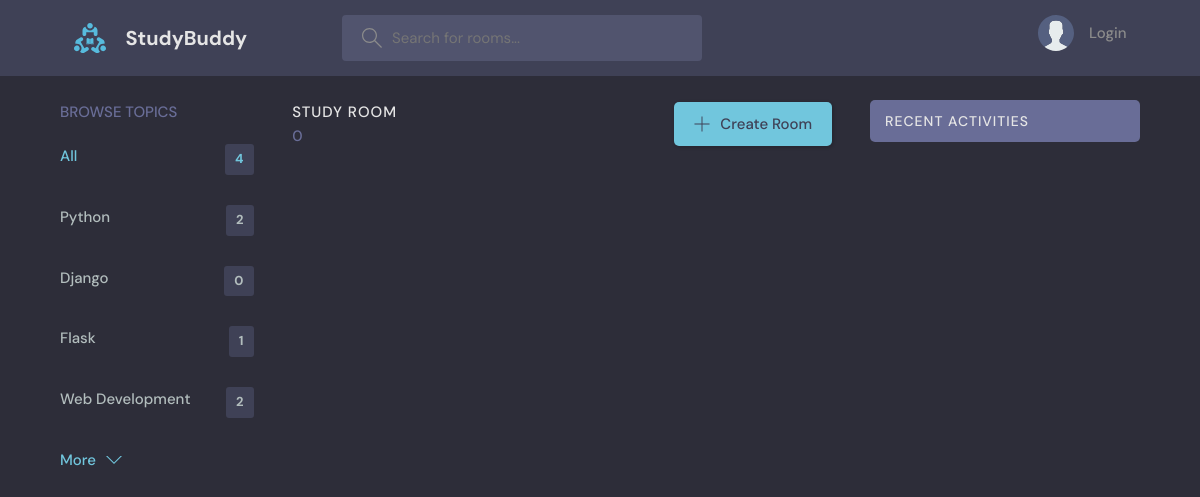
Before: /?q=Django with the older database file.
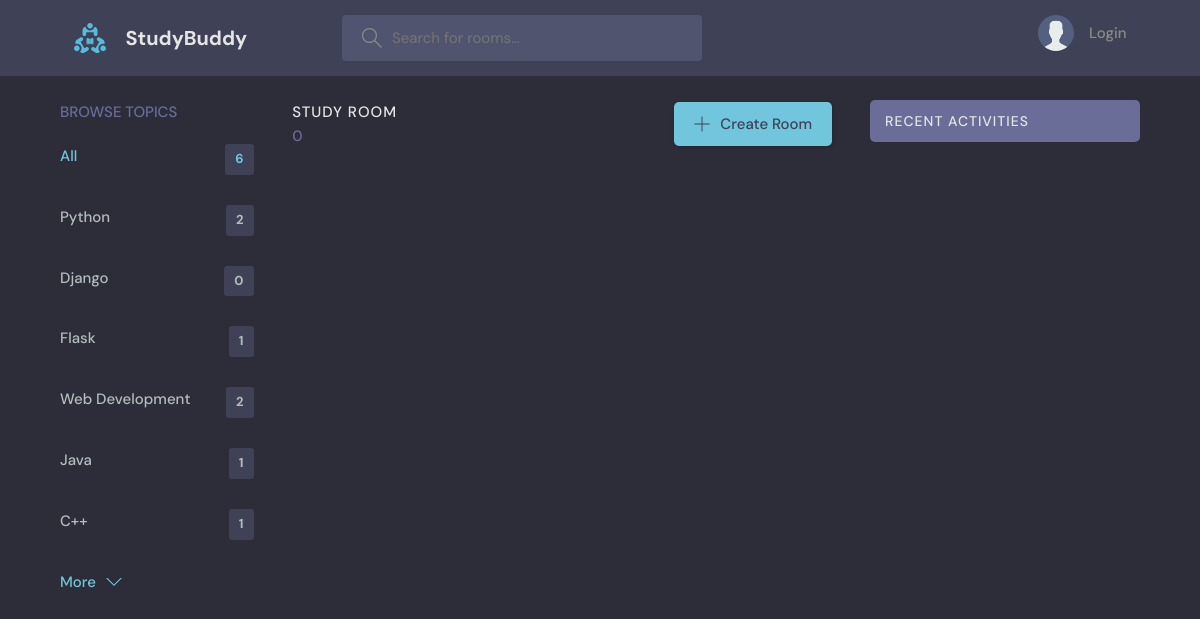
After: the same page with the newer database file.
### base/models.py (models this page shows, shortened)
class Topic(models.Model):
    name=models.CharField(max_length=200)

### base/views.py (the view)
# urls.py: path('', views.home, name="home"),
def home(request):
    q = request.GET.get('q') if request.GET.get('q') != None else ''
    rooms = Room.objects.filter(
            Q(topic__name__icontains=q) |
            Q(name__icontains=q) |
            Q(description__icontains=q)
    )
    topics = Topic.objects.all()
    room_count=rooms.count()
    room_messages = Message.objects.filter(Q(room__topic__name__icontains=q))
    context = {'rooms': rooms, 'topics': topics,
               "room_count": room_count, 'room_messages': room_messages}
    return render(request, 'base/home.html', context )

### base/templates/base/home.html (shortened to what this page needs)
{% extends 'main.html' %}
{% block content %}
  <main class="layout layout--3">
    <div class="container">
      {% include 'base/topic_component.html' %}
      <div class="roomList">
        <div class="roomList__header">
          <div>
            <h2>Study Room</h2>
            <p>{{ room_count }}</p>
          </div>
          <a class="btn btn--main" href="{% url 'create-room' %}">
            <svg version="1.1" xmlns="http://www.w3.org/2000/svg" width="32" height="32" viewBox="0 0 32 32">
              <title>add</title>
              <path d="M16.943 0.943h-1.885v14.115h-14.115v1.885h14.115v14.115h1.885v-14.115h14.115v-1.885h-14.115v-14.115z"></path>
            </svg>Create Room
          </a>
        </div>
      </div>
      {% include 'base/activity_component.html' %}
    </div>
  </main>
{% endblock %}

### base/templates/base/topic_component.html
{% load static %}
{%block content%}
<div class="topics">
  <div class="topics__header">
    <h2>Browse Topics</h2>
  </div>
  <ul class="topics__list">
    <li>
      <a href="{% url 'home' %}" class="active">All <span>{{topics.count}}</span></a>
    </li>
    {% for topic in topics %}
    <li>
      <a href="{% url 'home' %}?q={{topic.name}}">{{topic.name}} <span>{{ topic.room_set.all.count }}</span></a>
    </li>
    {% endfor %}
  <a class="btn btn--link" href="topics.html">
    More
    <svg version="1.1" xmlns="http://www.w3.org/2000/svg" width="32" height="32" viewBox="0 0 32 32">
      <title>chevron-down</title>
      <path d="M16 21l-13-13h-3l16 16 16-16h-3l-13 13z"></path>
    </svg>
  </a>
</div>
{%endblock content%}

Changed rows visible on the page:
added Topic: name "Java", room_set.all.count "1"
added Topic: name "C++", room_set.all.count "1"
Other visible differences:
{{ topics.count }}: "4" → "6"
